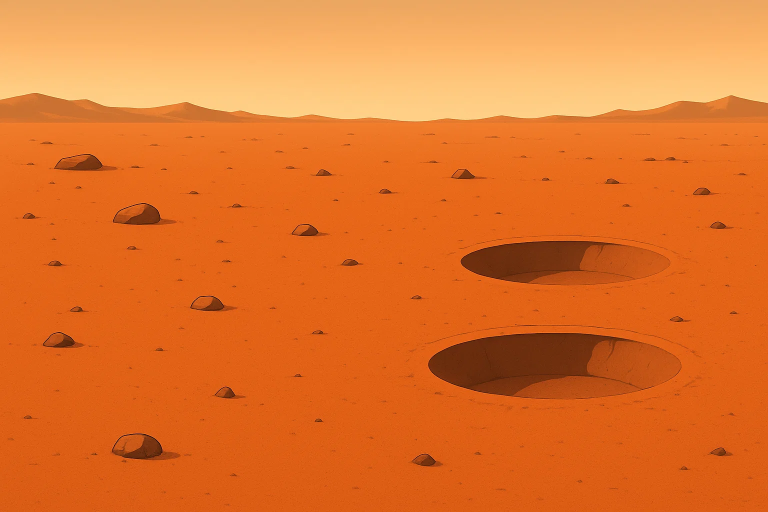
#> input picture Explore_Mars_CV_Game/explore_mars_background.png, 1536 x 1024 px (shown at 1/2 size)
$ python bgImage_Processing.py
#> lines starting #> are read from the running program, lines starting #| are printed output that depends on the picture; after the words box and inside, x2 and y2 are one past the last pixel; in counts of white or black regions, pixels touching at a corner belong together
import cv2

# Function to draw bounding boxes around the selected objects and save the image
def draw_bounding_boxes_and_save(image, stone_coords, pithole_coords, output_path="processed_image.jpg"):
    # Draw bounding boxes for stones
    for idx, (start_x, start_y, end_x, end_y) in enumerate(stone_coords, 1):
        # Draw rectangle for each stone
        cv2.rectangle(image, (start_x, start_y), (end_x, end_y), (0, 255, 0), 2)  # Green for stone

    # Draw bounding boxes for pitholes
    for idx, (start_x, start_y, end_x, end_y) in enumerate(pithole_coords, 1):
        # Draw rectangle for each pithole
        cv2.rectangle(image, (start_x, start_y), (end_x, end_y), (255, 0, 0), 2)  # Red for pithole

    # Save the processed image with bounding boxes
    cv2.imwrite(output_path, image)
    print(f"Processed image saved at {output_path}")

    # Display the processed image with bounding boxes
    cv2.imshow("Processed Image", image)
    cv2.waitKey(0)
    cv2.destroyAllWindows()

# Example usage
# Replace these with the coordinates you picked manually
stone_coords = [
    (54, 180, 112, 202),  # Stone 1: top-left (100, 150), bottom-right (200, 250)
    (115, 239, 173, 266),  # Stone 2: top-left (300, 350), bottom-right (400, 450)
    (193, 344, 241, 368),
    (38, 387, 83, 410),
    (111, 507, 177, 538)
]

pithole_coords = [
    (468, 279, 717, 333),  # Pithole 1: top-left (500, 550), bottom-right (600, 650)
    (437, 398, 720, 463)
]

# Load the image
image = cv2.imread('explore_mars_background.png')
#> image is the input picture: shape (1024, 1536, 3); mean B, G, R 43.2, 116.6, 225.9
image = cv2.resize(image, (800, 600))
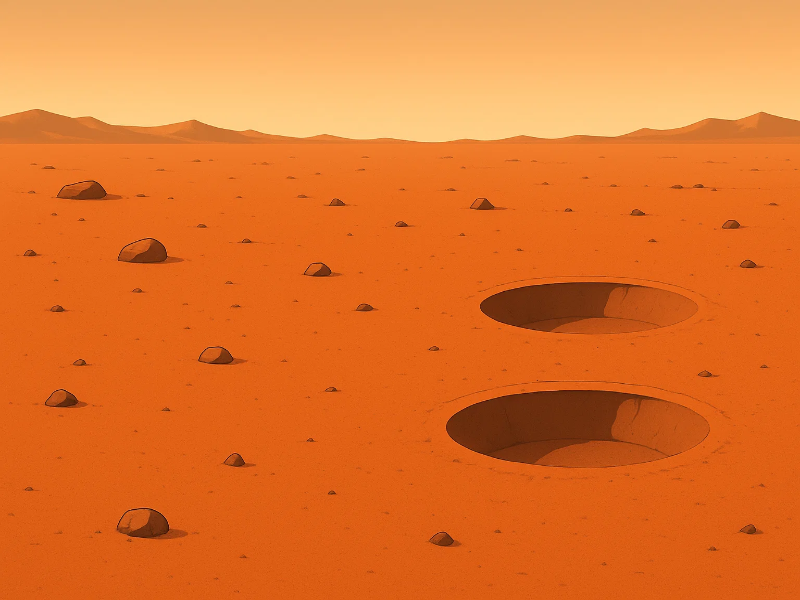
#> image: shape (600, 800, 3); mean B, G, R 43.1, 116.6, 225.9

# Call the function to draw bounding boxes and save the image
draw_bounding_boxes_and_save(image, stone_coords, pithole_coords, output_path="processed_mars_image.jpg")
#> after the loop in draw_bounding_boxes_and_save, `for idx, (start_x, start_y, end_x, end_y) in enumerate(stone_coords, 1):`:
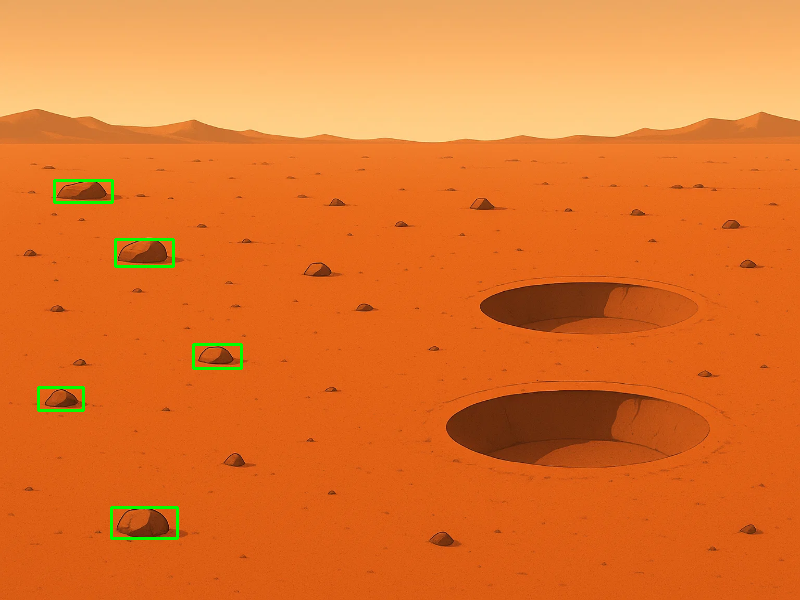
#> image: shape (600, 800, 3); 0.5% of pixels changed, all inside (x1, y1, x2, y2) = (37, 179, 243, 540)
#> after the loop in draw_bounding_boxes_and_save, `for idx, (start_x, start_y, end_x, end_y) in enumerate(pithole_coords,..`:
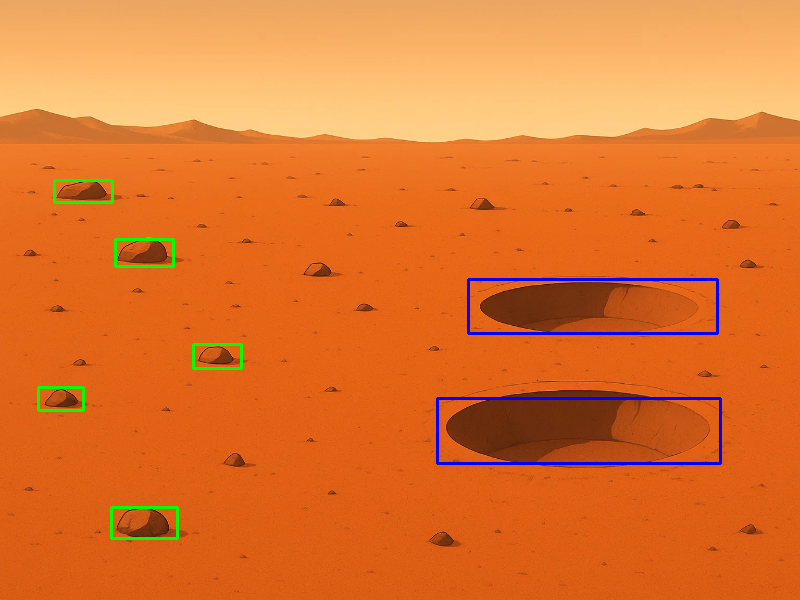
#> image: shape (600, 800, 3); 0.81% of pixels changed, all inside (x1, y1, x2, y2) = (436, 278, 722, 465)
